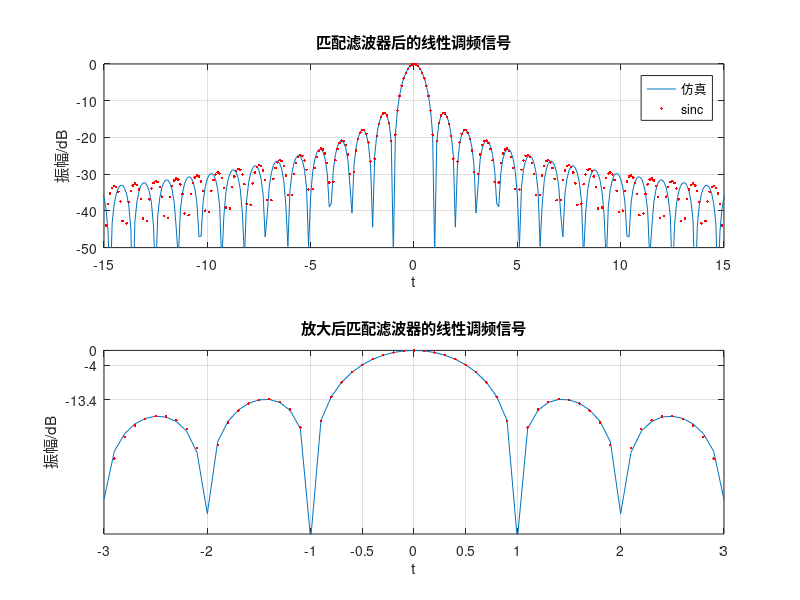

This figure's MATLAB source:
T = 10e-6;
B = 30e6;
K = B / T;
F = 10 * B;
Ts_temp = 1 / F;
N = T / Ts_temp;
t = linspace(-T / 2, T / 2, N);
S_temp = exp(j * pi * K * t.^2);
H_temp = exp(-j * pi * K * t.^2);
Sot = conv(S_temp, H_temp);
subplot(211)
L = 2 * N - 1;
T_temp = linspace(-T, T, L);
Z = abs(Sot);
Z = Z / max(Z);
Z = 20 * log10(Z + 1e-6);
Z_temp = abs(sinc(B.*T_temp));
Z_temp = 20 * log10(Z_temp + 1e-6);
T_temp = T_temp * B;
plot(T_temp, Z, T_temp, Z_temp, 'r.');
axis([-15, 15, -50, inf]);
grid on;
legend('仿真', 'sinc');
xlabel('t');
ylabel('振幅/dB');
title('匹配滤波器后的线性调频信号');
subplot(212);
N0 = 3 * F / B;
t2 = -N0 * Ts_temp : Ts_temp : N0 * Ts_temp;
t2 = B * t2;
plot(t2, Z(N - N0 : N + N0), t2, Z_temp(N - N0 : N + N0), 'r.');
axis([-inf, inf, -50, inf]);
grid on;
axis tigH_temp;
set(gca, 'Ytick', [-13.4, -4, 0], 'Xtick', [-3, -2, -1, -0.5, 0, 0.5, 1, 2, 3]);
xlabel('t');
ylabel('振幅/dB');
title('放大后匹配滤波器的线性调频信号');
axis tigH_temp;